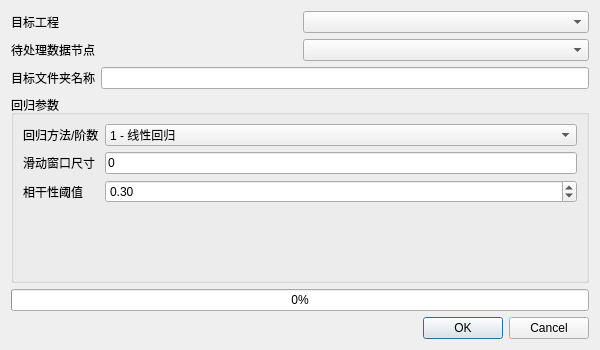
<?xml version="1.0" encoding="UTF-8"?>
<ui version="4.0">
 <class>PhaseElevationRegression</class>
 <widget class="QWidget" name="PhaseElevationRegression">
  <property name="geometry">
   <rect>
    <x>0</x>
    <y>0</y>
    <width>600</width>
    <height>350</height>
   </rect>
  </property>
  <property name="minimumSize">
   <size>
    <width>600</width>
    <height>0</height>
   </size>
  </property>
  <property name="windowTitle">
   <string>经验性相位-高程回归</string>
  </property>
  <property name="windowIcon">
   <iconset resource="../resources/SatExplorer.qrc">
    <normaloff>:/SatExplorer/icon/InSARapp.ico</normaloff>:/SatExplorer/icon/InSARapp.ico</iconset>
  </property>
  <layout class="QVBoxLayout" name="verticalLayout">
   <item>
    <layout class="QHBoxLayout" name="horizontalLayout_project">
     <item>
      <widget class="QLabel" name="projectlabel">
       <property name="text">
        <string>目标工程</string>
       </property>
      </widget>
     </item>
     <item>
      <widget class="QComboBox" name="comboBox"/>
     </item>
    </layout>
   </item>
   <item>
    <layout class="QHBoxLayout" name="horizontalLayout_node">
     <item>
      <widget class="QLabel" name="Inputlabel">
       <property name="text">
        <string>待处理数据节点</string>
       </property>
      </widget>
     </item>
     <item>
      <widget class="QComboBox" name="comboBox_2"/>
     </item>
    </layout>
   </item>
   <item>
    <layout class="QHBoxLayout" name="horizontalLayout_filename">
     <item>
      <widget class="QLabel" name="label_filename">
       <property name="text">
        <string>目标文件夹名称</string>
       </property>
      </widget>
     </item>
     <item>
      <widget class="QLineEdit" name="file_name"/>
     </item>
    </layout>
   </item>
   <item>
    <widget class="QGroupBox" name="ParamsGroupBox">
     <property name="title">
      <string>回归参数</string>
     </property>
     <layout class="QFormLayout" name="formLayout_params">
      <item row="0" column="0">
       <widget class="QLabel" name="label_method">
        <property name="text">
         <string>回归方法/阶数</string>
        </property>
       </widget>
      </item>
      <item row="0" column="1">
       <widget class="QComboBox" name="comboBox_method">
        <item>
         <property name="text">
          <string>1 - 线性回归</string>
         </property>
        </item>
        <item>
         <property name="text">
          <string>2 - 二次回归</string>
         </property>
        </item>
       </widget>
      </item>
      <item row="1" column="0">
       <widget class="QLabel" name="label_window">
        <property name="text">
         <string>滑动窗口尺寸</string>
        </property>
       </widget>
      </item>
      <item row="1" column="1">
       <widget class="QLineEdit" name="lineEdit_window">
        <property name="text">
         <string>0</string>
        </property>
        <property name="placeholderText">
         <string>0 表示全局回归</string>
        </property>
       </widget>
      </item>
      <item row="2" column="0">
       <widget class="QLabel" name="label_coherence">
        <property name="text">
         <string>相干性阈值</string>
        </property>
       </widget>
      </item>
      <item row="2" column="1">
       <widget class="QDoubleSpinBox" name="doubleSpinBox_coherence">
        <property name="minimum">
         <double>0.000000000000000</double>
        </property>
        <property name="maximum">
         <double>1.000000000000000</double>
        </property>
        <property name="singleStep">
         <double>0.100000000000000</double>
        </property>
        <property name="value">
         <double>0.300000000000000</double>
        </property>
       </widget>
      </item>
     </layout>
    </widget>
   </item>
   <item>
    <widget class="QProgressBar" name="progressBar">
     <property name="value">
      <number>0</number>
     </property>
    </widget>
   </item>
   <item>
    <widget class="QDialogButtonBox" name="buttonBox">
     <property name="standardButtons">
      <set>QDialogButtonBox::Cancel|QDialogButtonBox::Ok</set>
     </property>
    </widget>
   </item>
  </layout>
 </widget>
 <resources>
  <include location="../resources/SatExplorer.qrc"/>
 </resources>
 <connections/>
</ui>
